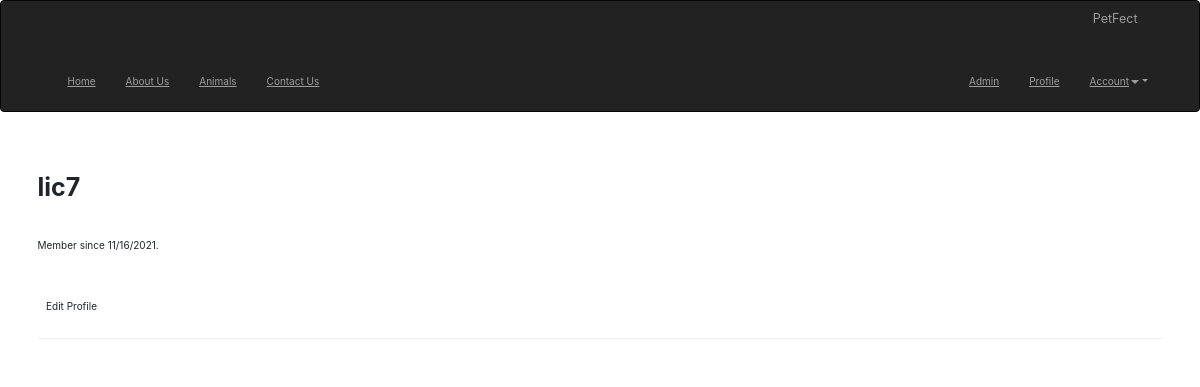
The app's page /user/lic7 (signed in), older data.
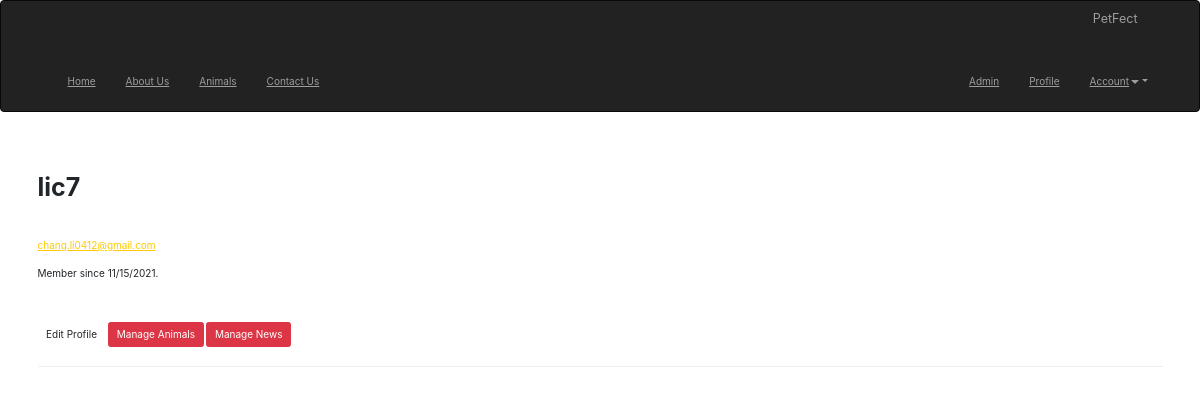
The same page, newer data.
### app/models.py (models this page shows, shortened)
class User(UserMixin, db.Model):
    __tablename__ = 'users'
    id = db.Column(db.Integer, primary_key=True)
    email = db.Column(db.String(64), unique=True, index=True)
    user_name = db.Column(db.String(64), unique=True, index=True)
    role_id = db.Column(db.Integer, db.ForeignKey('roles.id'))
    password_hash = db.Column(db.String(128))
    name = db.Column(db.String(64))
    location = db.Column(db.String(64))
    about_me = db.Column(db.Text())
    member_since = db.Column(db.DateTime(), default=datetime.utcnow())
    @property
    def password(self):
        raise AttributeError('password is not a readable attribute')
    def is_administrator(self):
        return self.role_id is not None and (self.role_id == 1)
    def is_user(self):
        return self.role_id is not None and (self.role_id == 2)

### app/main/views.py (the view)
@main.route('/user/<user_name>')
def user(user_name):
    curr_user = User.query.filter_by(user_name=user_name).first_or_404()
    return render_template('user.html', user=curr_user)

### app/models.py (called while the page is built)
@login_manager.user_loader
def load_user(user_id):
    return User.query.get(int(user_id))

### app/templates/user.html (shortened to what this page needs)
{% extends "home.html" %}
{% block page_content %}
<div class="page-header">
    <h1>{{ user.user_name }}</h1>
    <br>
    <br>
    {% if current_user.is_administrator() %}
    <p><a href="mailto:{{ user.email }}">{{ user.email }}</a></p>
    {% endif %}
    <p>Member since {{ moment(user.member_since).format('L') }}.</p>
    <br>
    <br>
    <p>
        {% if current_user.is_user() %}
        <a class="btn btn-default" href="{{ url_for('.edit_profile') }}">Edit Profile</a>
        {% endif %}
        {% if current_user.is_administrator() %}
        <a class="btn btn-default" href="{{ url_for('.edit_profile') }}">Edit Profile</a>
        <a class="btn btn-danger" href="{{ url_for('.edit_profile_admin', id=user.id) }}">Manage Animals</a>
        <a class="btn btn-danger">Manage News</a>
        {% endif %}
    </p>
</div>
{% endblock %}

### app/templates/home.html (shortened to what this page needs)
{% extends "bootstrap/base.html" %}
{% block head %}
{{ super() }}
<link rel="stylesheet" href="{{ url_for('static', filename='style.css') }}">
{% endblock %}
{% block navbar %}
<div class="navbar navbar-inverse" role="navigation">
    <div class="container">
        <div class="navbar-header">
            <a class="navbar-brand" href="{{ url_for('main.index') }}">PetFect</a>
        </div>
        <div class="navbar-collapse collapse">
            <ul class="nav navbar-nav">
                <li><a href="{{ url_for('main.index') }}">Home</a></li>
            </ul>
            <ul class="nav navbar-nav">
                <li><a href="{{ url_for('main.about') }}">About Us</a></li>
            </ul>
            <ul class="nav navbar-nav">
                <li><a href="{{ url_for('main.animal') }}">Animals</a></li>
            </ul>
            <ul class="nav navbar-nav">
                <li><a href="{{ url_for('main.contact') }}">Contact Us</a></li>
            </ul>
            <ul class="nav navbar-nav navbar-right">
                {% if current_user.is_authenticated %}
                    <li class="dropdown">
                    <a href="#" class="dropdown-toggle" data-toggle="dropdown">Account<b class="caret"></b></a>
                {% else %}
                <li><a href="{{ url_for('auth.login') }}">Log In</a></li>
                {% endif %}
            </ul>
            <ul class="nav navbar-nav navbar-right">
                {% if current_user.is_authenticated %}
                <li><a href="{{ url_for('main.user', user_name=current_user.user_name) }}">Profile</a></li>
                {% endif %}
            </ul>
            <ul class="nav navbar-nav navbar-right">
                <li><a href="{{ url_for('main.admin') }}">Admin</a></li>
            </ul>
        </div>
    </div>
</div>
{% endblock %}
{% block content %}
<div class="container">
    {% block page_content %}{% endblock %}
</div>
{% endblock %}

Row changes from the older to the newer data that the page shows:
changed User "lic7": role_id 2 → 1 (drawn); email (not shown) → "chang.li0412@gmail.com"; member_since "11/16/2021" → "11/15/2021"
Text that changed along with them:
text now shown: "Manage Animals Manage News"
